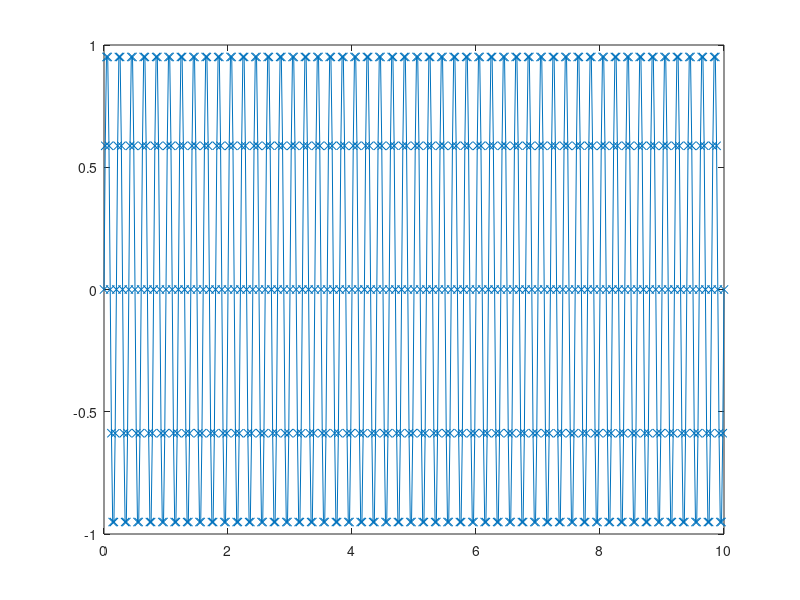

Reproduce this figure in MATLAB. (Note: this script raises an error after producing the figure.)
%erwthma a
%sampling
f = 5;
Ts=[0.02 0.05 0.1];
figure;
for i=1:length(Ts)
    n=0:10/Ts(i);
    x=sin(2*pi*f*n*Ts(i));
    %plot signal
    plot(n*Ts(i),x,'x-');
	hold on
    %erwthma b
    %reconstruction of signal
    sampling_reconstruction(Ts(i),f,0);
end
hold off
%erwthma c
%sampling
Ts_new = 0.1;
n_new=0:10/Ts_new;
x=sin(2*pi*f*n_new*Ts_new);
plot(n_new*Ts_new,x,'x-');
hold on
x_new=sin(2*pi*f*n*Ts_new+pi/4);
plot(n_new*Ts_new,x_new,'o-');

%erwthma d
Ts_d = 0.005;
f0= [40,240,4040];
n_d =0:1/Ts_d;
x_d1 = sin(2*pi*f0(1)*n_d*Ts_d);
figure;
plot(n_d*Ts_d,x_d1,'x-');
%saveas(gcf,'f40.png')

x_d2 = sin(2*pi*f0(2)*n_d*Ts_d);
figure;
plot(n_d*Ts_d,x_d2,'x-');
%saveas(gcf,'f240.png')

x_d3 = sin(2*pi*f0(3)*n_d*Ts_d);
figure;
plot(n_d*Ts_d,x_d3,'x-');
%saveas(gcf,'f4040.png')
sampling_reconstruction(Ts_d,f0(1),0);
sampling_reconstruction(Ts_d,f0(2),0);
sampling_reconstruction(Ts_d,f0(3),0);